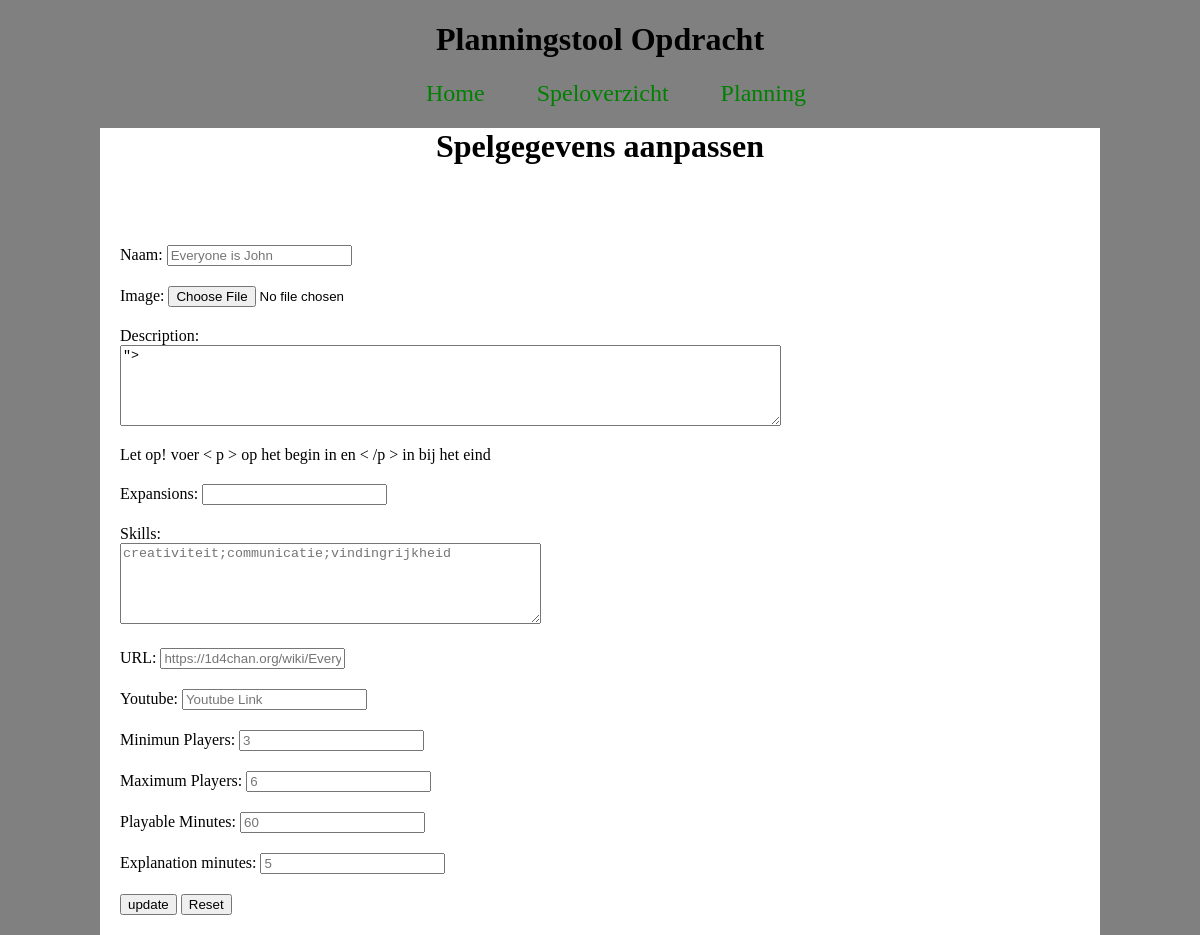
Page /verander.php?id=25 on the committed database.
### tables this page shows
CREATE TABLE IF NOT EXISTS `games` (
  `id` int(11) NOT NULL,
  `name` varchar(255) NOT NULL,
  `image` varchar(255) NOT NULL,
  `description` text NOT NULL,
  `expansions` text,
  `skills` text,
  `url` varchar(255) DEFAULT NULL,
  `youtube` text,
  `min_players` int(11) NOT NULL,
  `max_players` int(11) NOT NULL,
  `play_minutes` int(11) NOT NULL,
  `explain_minutes` int(11) NOT NULL
);

### verander.php (the view, shortened to what this page needs)
<!DOCTYPE html>
<html>
<head>
	<link rel="stylesheet" type="text/css" href="css/verander.css">
</head>
<body>
<?php
	include ('navbar.php');
?>
<?php
$servername = "localhost";
$username = "root";
$password = "mysql";
try {
    $conn = new PDO("mysql:host=$servername;dbname=Planningstool", $username, $password);
    $conn->setAttribute(PDO::ATTR_ERRMODE, PDO::ERRMODE_EXCEPTION);
    }
catch(PDOException $e)
    {
    echo "Connection failed: " . $e->getMessage();
    }
    $sql1 = "SELECT id, name, image, description, expansions, skills, url, youtube, min_players, max_players, play_minutes, explain_minutes FROM games where id=".$_GET["id"];
	$result = $conn->query($sql1);
	$row = $result->fetch();
?>
	<div>
		<h1 class="spelgegevens">Spelgegevens aanpassen</h1>
		<br>
		<form method="POST" action="<?php $_PHP_SELF ?>">
			<div class="form-group">
				Naam:
				<input type="text" name="name" value='<?=$name?>' placeholder="<?php echo $row['name'] ?>">
			</div>
			<div class="form-group">
				Image:
				<input type="file" name="image" value='<?=$image?>'>
			</div>
			<div class="form-group">
				Description:
				<br>
				<textarea name="description" rows="5" cols="80" value='<?=$description?>' placeholder="<?php echo $row['description'] ?>"></textarea>
				<p class="warning">Let op! voer < p > op het begin in en < /p > in bij het eind</p>
			</div>
			<div class="form-group">
				Expansions:
				<input type="text" name="expansions" placeholder="<?php echo $row['expansions']?>" value='<?=$expansions?>'>
			</div>
			<div class="form-group">
				Skills:
				<br>
				<textarea name="skills" rows="5" cols="50" value='<?=$skills?>' placeholder="<?php echo $row['skills'] ?>"></textarea>
			</div>
			<div class="form-group">
				URL:
				<input type="text" name="url" value='<?=$url?>' placeholder="<?php echo $row['url'] ?>">
			</div>
			<div class="form-group">
				Youtube:
				<input type="text" name="youtube" value='<?=$youtube?>'  placeholder="Youtube Link">
			</div>
			<div class="form-group">
				Minimun Players:
				<input type="number" name="min_players" value='<?=$min_players?>' placeholder="<?php echo $row['min_players'] ?>">
			</div>
			<div class="form-group">
				Maximum Players:
				<input type="number" name="max_players" value='<?=$max_players?>' placeholder="<?php echo $row['max_players'] ?>">
			</div>
			<div class="form-group">
				Playable Minutes:
				<input type="number" name="play_minutes" value='<?=$play_minutes?>' placeholder="<?php echo $row['play_minutes'] ?>">
			</div>
			<div class="form-group">
				Explanation minutes:
				<input type="number" name="explain_minutes" value='<?=$explain_minutes?>' placeholder="<?php echo $row['explain_minutes'] ?>">
			</div>
			<input type="Submit" name="update" value="update" id="Update">
			<input type="reset">
		</form>
	</div>
</body>
</html>

### css/verander.css (style rules this page uses)
body { background-color: grey; width: 1000px; margin: 0 auto; }
div { background-color: white; }
form { text-align: left; padding: 20px; }
.form-group { margin-top: 20px; margin-bottom: 20px; }
.spelgegevens { text-align: center; }

### rows in the picture
games: name "Everyone is John", description "\">", skills "creativiteit;communicatie;vindingrijkheid", url "https://1d4chan.org/wiki/Everyone_Is_John", min_players "3", max_players "6", play_minutes "60", explain_minutes "5"
